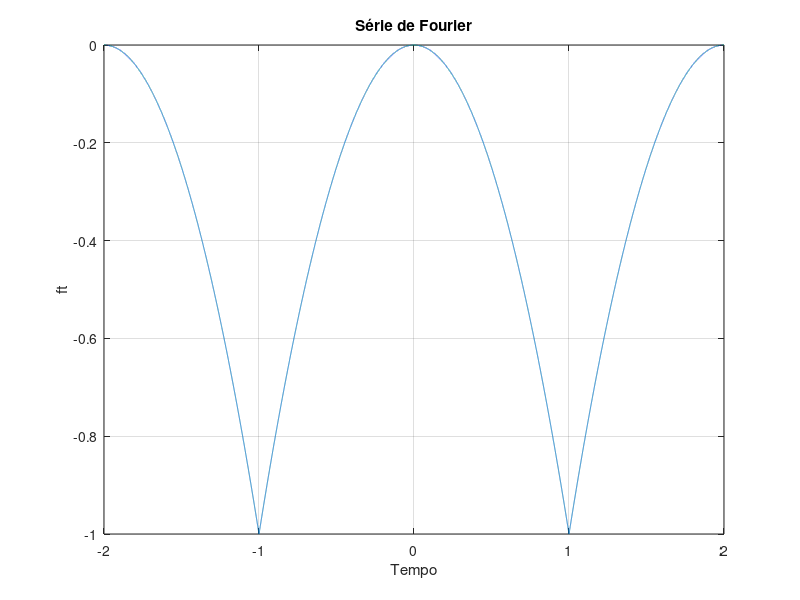

Write MATLAB code to recreate this figure.
t = -2:0.0001:2;
a0 = -1/3;
ft = a0;
T=2;
w=2*pi/T;


for n=1:10000
 ft = ft+[-2/((n*pi)^3)*(2*n*pi)*cos(n*pi)]*cos(n*w*t);
  end

% Gráficos
figure;
plot(t, ft);
xlabel('Tempo');
ylabel('ft');
title('Série de Fourier');
grid on;

